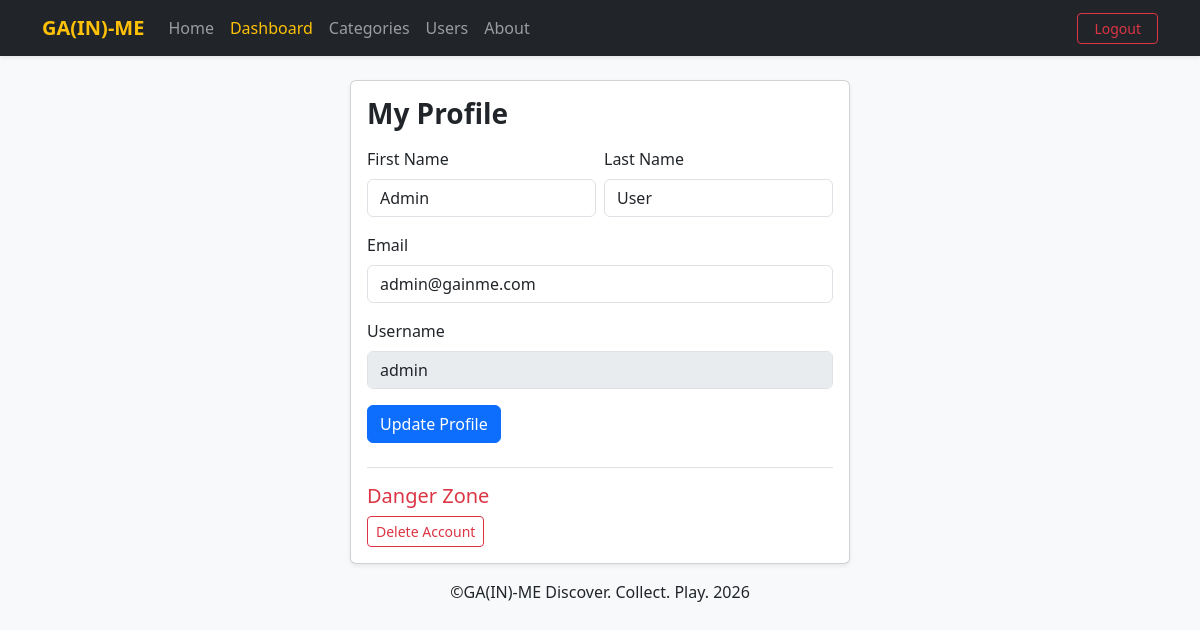
The app's page /profile.php (signed in) with its own data.
### tables this page shows
CREATE TABLE `users` (
  `id` int(11) NOT NULL,
  `username` varchar(255) NOT NULL,
  `email` varchar(255) NOT NULL,
  `password` varchar(255) NOT NULL,
  `role_id` int(11) NOT NULL DEFAULT '2',
  `first_name` varchar(100) NOT NULL DEFAULT '',
  `last_name` varchar(100) NOT NULL DEFAULT '',
  `remember_token` varchar(255) DEFAULT NULL,
  `created_at` timestamp NOT NULL DEFAULT CURRENT_TIMESTAMP
);

### profile.php (the view, shortened to what this page needs)
<?php
$userId = $_SESSION["id"];
$conn = create_connection();
$stmt = $conn->prepare("SELECT username, email, first_name, last_name FROM users WHERE id = ?");
$stmt->bind_param("i", $userId);
$stmt->execute();
$user = $stmt->get_result()->fetch_assoc();
require_once("components/header.php");
?>
<div class="card mx-auto shadow-sm" style="max-width:500px;">
    <div class="card-body">
        <h1 class="h3 mb-3 fw-bold">My Profile</h1>
        <form method="post" class="mb-4">
            <div class="row g-2 mb-3">
                <div class="col"><label class="form-label">First Name</label><input type="text" name="first_name" class="form-control" value="<?php echo htmlspecialchars($user["first_name"]); ?>" required></div>
                <div class="col"><label class="form-label">Last Name</label><input type="text" name="last_name" class="form-control" value="<?php echo htmlspecialchars($user["last_name"]); ?>" required></div>
            </div>
            <div class="mb-3"><label class="form-label">Email</label><input type="email" name="email" class="form-control" value="<?php echo htmlspecialchars($user["email"]); ?>" required></div>
            <div class="mb-3"><label class="form-label">Username</label><input type="text" class="form-control" value="<?php echo htmlspecialchars($user["username"]); ?>" disabled></div>
            <button type="submit" name="update_profile" class="btn btn-primary">Update Profile</button>
        </form>
        <div class="border-top pt-3">
            <h5 class="text-danger">Danger Zone</h5>
            <form method="post" onsubmit="return confirm('Permanently delete your user account?');">
                <button type="submit" name="delete_account" class="btn btn-outline-danger btn-sm">Delete Account</button>
            </form>
        </div>
    </div>
</div>
<?php require_once("components/footer.php"); ?>

### records on screen
users: first_name "Admin", last_name "User", email "admin@gainme.com", username "admin"
